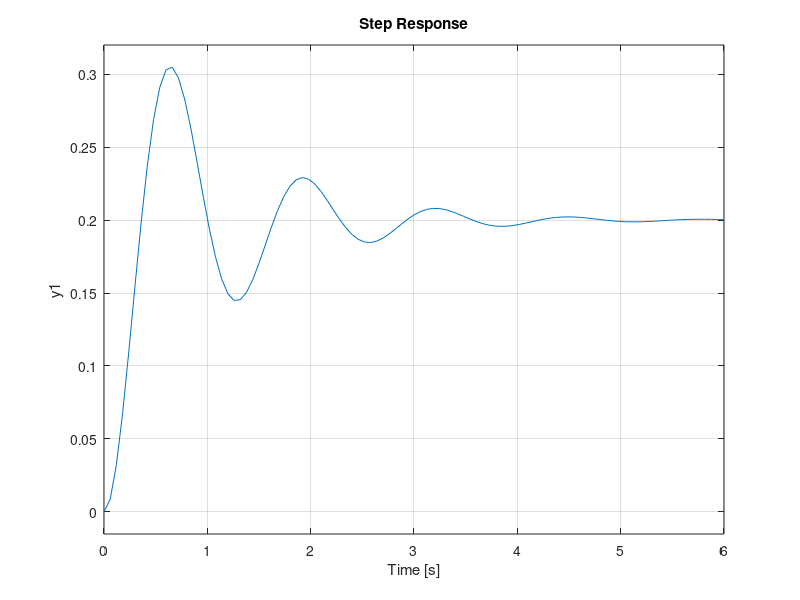

Write MATLAB code to recreate this figure.
% Chapter 4: Feedback Control System Characteristics

% MP4.1

%

num=[5]; den=[1 2 25];

sys=tf(num,den);

step(sys) 
